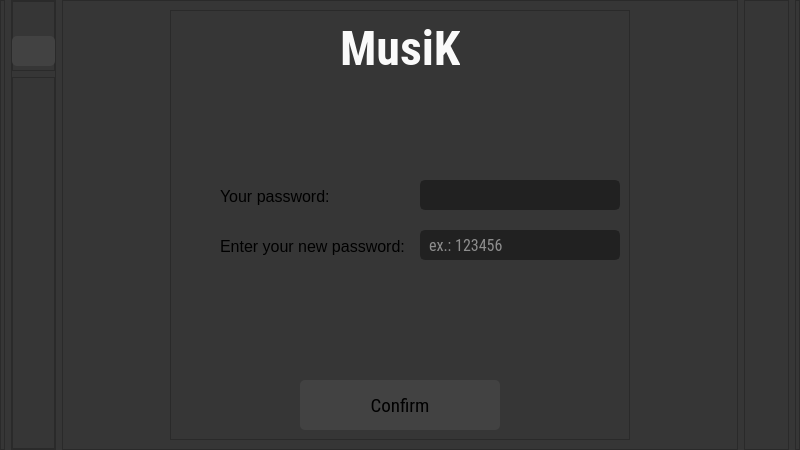
<?xml version="1.0" encoding="UTF-8"?>
<ui version="4.0">
 <class>Dialog</class>
 <widget class="QDialog" name="Dialog">
  <property name="geometry">
   <rect>
    <x>0</x>
    <y>0</y>
    <width>800</width>
    <height>450</height>
   </rect>
  </property>
  <property name="minimumSize">
   <size>
    <width>800</width>
    <height>450</height>
   </size>
  </property>
  <property name="windowTitle">
   <string>Musik</string>
  </property>
  <property name="styleSheet">
   <string notr="true">background-color: rgb(54, 54, 54);</string>
  </property>
  <layout class="QHBoxLayout" name="horizontalLayout">
   <property name="leftMargin">
    <number>0</number>
   </property>
   <property name="topMargin">
    <number>0</number>
   </property>
   <property name="rightMargin">
    <number>0</number>
   </property>
   <property name="bottomMargin">
    <number>0</number>
   </property>
   <item>
    <widget class="QFrame" name="frame">
     <property name="maximumSize">
      <size>
       <width>5</width>
       <height>16777215</height>
      </size>
     </property>
     <property name="frameShape">
      <enum>QFrame::StyledPanel</enum>
     </property>
     <property name="frameShadow">
      <enum>QFrame::Raised</enum>
     </property>
    </widget>
   </item>
   <item>
    <widget class="QFrame" name="frame_5">
     <property name="maximumSize">
      <size>
       <width>45</width>
       <height>16777215</height>
      </size>
     </property>
     <property name="frameShape">
      <enum>QFrame::StyledPanel</enum>
     </property>
     <property name="frameShadow">
      <enum>QFrame::Raised</enum>
     </property>
     <layout class="QVBoxLayout" name="verticalLayout">
      <property name="leftMargin">
       <number>0</number>
      </property>
      <property name="topMargin">
       <number>0</number>
      </property>
      <property name="rightMargin">
       <number>0</number>
      </property>
      <property name="bottomMargin">
       <number>0</number>
      </property>
      <item>
       <widget class="QFrame" name="frame_7">
        <property name="maximumSize">
         <size>
          <width>45</width>
          <height>70</height>
         </size>
        </property>
        <property name="frameShape">
         <enum>QFrame::StyledPanel</enum>
        </property>
        <property name="frameShadow">
         <enum>QFrame::Raised</enum>
        </property>
        <widget class="QPushButton" name="back">
         <property name="geometry">
          <rect>
           <x>0</x>
           <y>35</y>
           <width>43</width>
           <height>30</height>
          </rect>
         </property>
         <property name="styleSheet">
          <string notr="true">background-image: url(&quot;:/newPrefix/back.png&quot;);
background-repeat: no-repeat;
background-position: center;
border-radius:5px;
background-color: rgb(66, 66, 66);</string>
         </property>
         <property name="text">
          <string/>
         </property>
        </widget>
       </widget>
      </item>
      <item>
       <widget class="QFrame" name="frame_8">
        <property name="frameShape">
         <enum>QFrame::StyledPanel</enum>
        </property>
        <property name="frameShadow">
         <enum>QFrame::Raised</enum>
        </property>
       </widget>
      </item>
     </layout>
    </widget>
   </item>
   <item>
    <widget class="QFrame" name="frame_2">
     <property name="frameShape">
      <enum>QFrame::StyledPanel</enum>
     </property>
     <property name="frameShadow">
      <enum>QFrame::Raised</enum>
     </property>
     <layout class="QHBoxLayout" name="horizontalLayout_2">
      <item>
       <widget class="QFrame" name="frame_4">
        <property name="maximumSize">
         <size>
          <width>460</width>
          <height>460</height>
         </size>
        </property>
        <property name="styleSheet">
         <string notr="true">background-color: rgb(54, 54, 54);</string>
        </property>
        <property name="frameShape">
         <enum>QFrame::StyledPanel</enum>
        </property>
        <property name="frameShadow">
         <enum>QFrame::Raised</enum>
        </property>
        <widget class="QLabel" name="label_2">
         <property name="geometry">
          <rect>
           <x>170</x>
           <y>10</y>
           <width>120</width>
           <height>58</height>
          </rect>
         </property>
         <property name="font">
          <font>
           <family>Roboto Condensed</family>
           <pointsize>60</pointsize>
           <weight>75</weight>
           <bold>true</bold>
          </font>
         </property>
         <property name="text">
          <string>&lt;html&gt;&lt;head/&gt;&lt;body&gt;&lt;p&gt;&lt;span style=&quot; font-size:36pt; color:#fafafa;&quot;&gt;MusiK&lt;/span&gt;&lt;/p&gt;&lt;/body&gt;&lt;/html&gt;</string>
         </property>
        </widget>
        <widget class="QLineEdit" name="newPassword">
         <property name="geometry">
          <rect>
           <x>250</x>
           <y>220</y>
           <width>200</width>
           <height>30</height>
          </rect>
         </property>
         <property name="font">
          <font>
           <family>Roboto Condensed</family>
           <pointsize>12</pointsize>
          </font>
         </property>
         <property name="styleSheet">
          <string notr="true">
QLineEdit{
  border:2px solid rgb(33, 33, 33);
  border-radius:5px;
  padding:5px;
 background-color: rgb(33, 33, 33);
  color:rgb(250, 250, 250);
}
QLineEdit:focus{
  border:2px solid rgb(250,250,250);
}</string>
         </property>
         <property name="inputMask">
          <string/>
         </property>
         <property name="text">
          <string/>
         </property>
         <property name="frame">
          <bool>true</bool>
         </property>
         <property name="echoMode">
          <enum>QLineEdit::Normal</enum>
         </property>
         <property name="placeholderText">
          <string>ex.: 123456</string>
         </property>
        </widget>
        <widget class="QLabel" name="label_4">
         <property name="geometry">
          <rect>
           <x>50</x>
           <y>226</y>
           <width>191</width>
           <height>21</height>
          </rect>
         </property>
         <property name="font">
          <font>
           <pointsize>6</pointsize>
          </font>
         </property>
         <property name="text">
          <string>&lt;html&gt;&lt;head/&gt;&lt;body&gt;&lt;p&gt;&lt;span style=&quot; font-size:12pt;&quot;&gt;Enter your new password:&lt;/span&gt;&lt;/p&gt;&lt;/body&gt;&lt;/html&gt;</string>
         </property>
        </widget>
        <widget class="QPushButton" name="confirm">
         <property name="geometry">
          <rect>
           <x>130</x>
           <y>370</y>
           <width>200</width>
           <height>50</height>
          </rect>
         </property>
         <property name="font">
          <font>
           <family>Roboto Condensed</family>
           <pointsize>14</pointsize>
          </font>
         </property>
         <property name="styleSheet">
          <string notr="true">QPushButton{
border-radius:5px;
background-color: rgb(66, 66, 66);
}
QPushButton:pressed{
background-color:rgb(33, 33, 33);
color:rgb(250, 250, 250);
}</string>
         </property>
         <property name="text">
          <string>Confirm</string>
         </property>
        </widget>
        <widget class="QLabel" name="label_3">
         <property name="geometry">
          <rect>
           <x>50</x>
           <y>176</y>
           <width>121</width>
           <height>21</height>
          </rect>
         </property>
         <property name="font">
          <font>
           <pointsize>6</pointsize>
          </font>
         </property>
         <property name="text">
          <string>&lt;html&gt;&lt;head/&gt;&lt;body&gt;&lt;p&gt;&lt;span style=&quot; font-size:12pt;&quot;&gt;Your password:&lt;/span&gt;&lt;/p&gt;&lt;/body&gt;&lt;/html&gt;</string>
         </property>
        </widget>
        <widget class="QLabel" name="error">
         <property name="geometry">
          <rect>
           <x>120</x>
           <y>350</y>
           <width>201</width>
           <height>16</height>
          </rect>
         </property>
         <property name="styleSheet">
          <string notr="true">color: rgb(213, 0, 0);</string>
         </property>
         <property name="text">
          <string/>
         </property>
        </widget>
        <widget class="QLabel" name="oldPassword">
         <property name="geometry">
          <rect>
           <x>250</x>
           <y>170</y>
           <width>200</width>
           <height>30</height>
          </rect>
         </property>
         <property name="font">
          <font>
           <family>Roboto Condensed</family>
           <pointsize>12</pointsize>
          </font>
         </property>
         <property name="styleSheet">
          <string notr="true">  border:2px solid rgb(33, 33, 33);
  border-radius:5px;
  padding:5px;
 background-color: rgb(33, 33, 33);
  color:rgb(141, 141, 141);
</string>
         </property>
         <property name="text">
          <string/>
         </property>
        </widget>
       </widget>
      </item>
     </layout>
    </widget>
   </item>
   <item>
    <widget class="QFrame" name="frame_6">
     <property name="maximumSize">
      <size>
       <width>45</width>
       <height>16777215</height>
      </size>
     </property>
     <property name="frameShape">
      <enum>QFrame::StyledPanel</enum>
     </property>
     <property name="frameShadow">
      <enum>QFrame::Raised</enum>
     </property>
    </widget>
   </item>
   <item>
    <widget class="QFrame" name="frame_3">
     <property name="maximumSize">
      <size>
       <width>5</width>
       <height>16777215</height>
      </size>
     </property>
     <property name="frameShape">
      <enum>QFrame::StyledPanel</enum>
     </property>
     <property name="frameShadow">
      <enum>QFrame::Raised</enum>
     </property>
    </widget>
   </item>
  </layout>
 </widget>
 <resources/>
 <connections/>
</ui>
